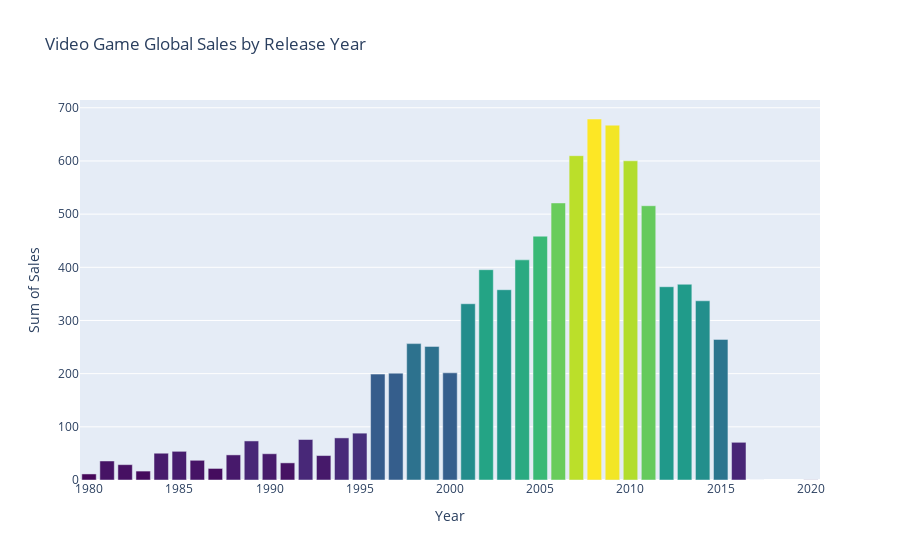

The notebook cell saved with this chart:
### Markdown cell above
### Q6: Which year had the highest sales worldwide?

### Code cell
yearwisesale =  df_vgsales.groupby('Year')['Global_Sales'].sum().reset_index()
fig = go.Figure(go.Bar(x=yearwisesale['Year'],y=yearwisesale['Global_Sales'],
                       marker={'color': yearwisesale['Global_Sales'],'colorscale': 'Viridis'}))
fig.update_layout(title_text='Video Game Global Sales by Release Year',xaxis_title="Year",yaxis_title="Sum of Sales")
fig.show()

### Figure 1 — Plotly figure (JSON) as saved in the notebook; plotly's stock layout.template omitted (floating-point values rounded to 4 significant figures)
{"data": [{"marker": {"color": [11.38, 35.77, 28.86, 16.79, 50.36, 53.94, 37.07, 21.74, 47.22, 73.45, 49.39, 32.23, 76.16, 45.98, 79.17, 88.11, 199.2, 201.0, 256.5, 251.3, 201.6, 331.5, 395.5, 357.9, 414.0, 458.5, 521.0, 609.9, 678.9, 667.3, 600.3, 515.8, 363.5, 368.1, 337.0, 264.4, 70.9, 0.05, 0.29], "colorscale": [[0, "#440154"], [0.1111, "#482878"], [0.2222, "#3e4989"], [0.3333, "#31688e"], [0.4444, "#26828e"], [0.5556, "#1f9e89"], [0.6667, "#35b779"], [0.7778, "#6ece58"], [0.8889, "#b5de2b"], [1, "#fde725"]]}, "type": "bar", "x": [1980, 1981, 1982, 1983, 1984, 1985, 1986, 1987, 1988, 1989, 1990, 1991, 1992, 1993, 1994, 1995, 1996, 1997, 1998, 1999, 2000, 2001, 2002, 2003, 2004, 2005, 2006, 2007, 2008, 2009, 2010, 2011, 2012, 2013, 2014, 2015, 2016, 2017, 2020], "y": [11.38, 35.77, 28.86, 16.79, 50.36, 53.94, 37.07, 21.74, 47.22, 73.45, 49.39, 32.23, 76.16, 45.98, 79.17, 88.11, 199.2, 201.0, 256.5, 251.3, 201.6, 331.5, 395.5, 357.9, 414.0, 458.5, 521.0, 609.9, 678.9, 667.3, 600.3, 515.8, 363.5, 368.1, 337.0, 264.4, 70.9, 0.05, 0.29]}], "layout": {"title": {"text": "Video Game Global Sales by Release Year"}, "xaxis": {"autorange": true, "range": [1980.0, 2020.0], "title": {"text": "Year"}, "type": "linear"}, "yaxis": {"autorange": true, "range": [0, 714.6], "title": {"text": "Sum of Sales"}, "type": "linear"}}}
